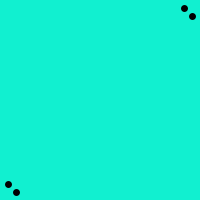
Frame 1 (no input)
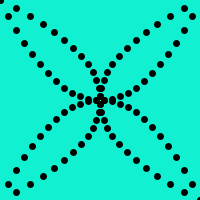
Frame 60 (the mouse pressed at the canvas centre just before this capture)
Frame 120 (the mouse held since frame 60 and released just before this capture): identical to frame 60, image omitted

The Processing sketch that drew these frames (run headless with seeded random() and noise(); from frame 60 on, the mouse is pressed at the canvas centre):

// Processing sketch: processing_93583
// ── processing_93583.pde

void setup (){
size (200, 200);
background (17,240,208);
}
int x=-100;
int y=05;

void draw (){
int spacing= 8;
int endegs= 100;

strokeWeight(7);
x=x+spacing;
point (x+100,x*x/100+100);
point (-x+100,-x*x/100+100);
point (x*x/100+100, x+100);
point (-x*x/100+100, -x+100);


}
